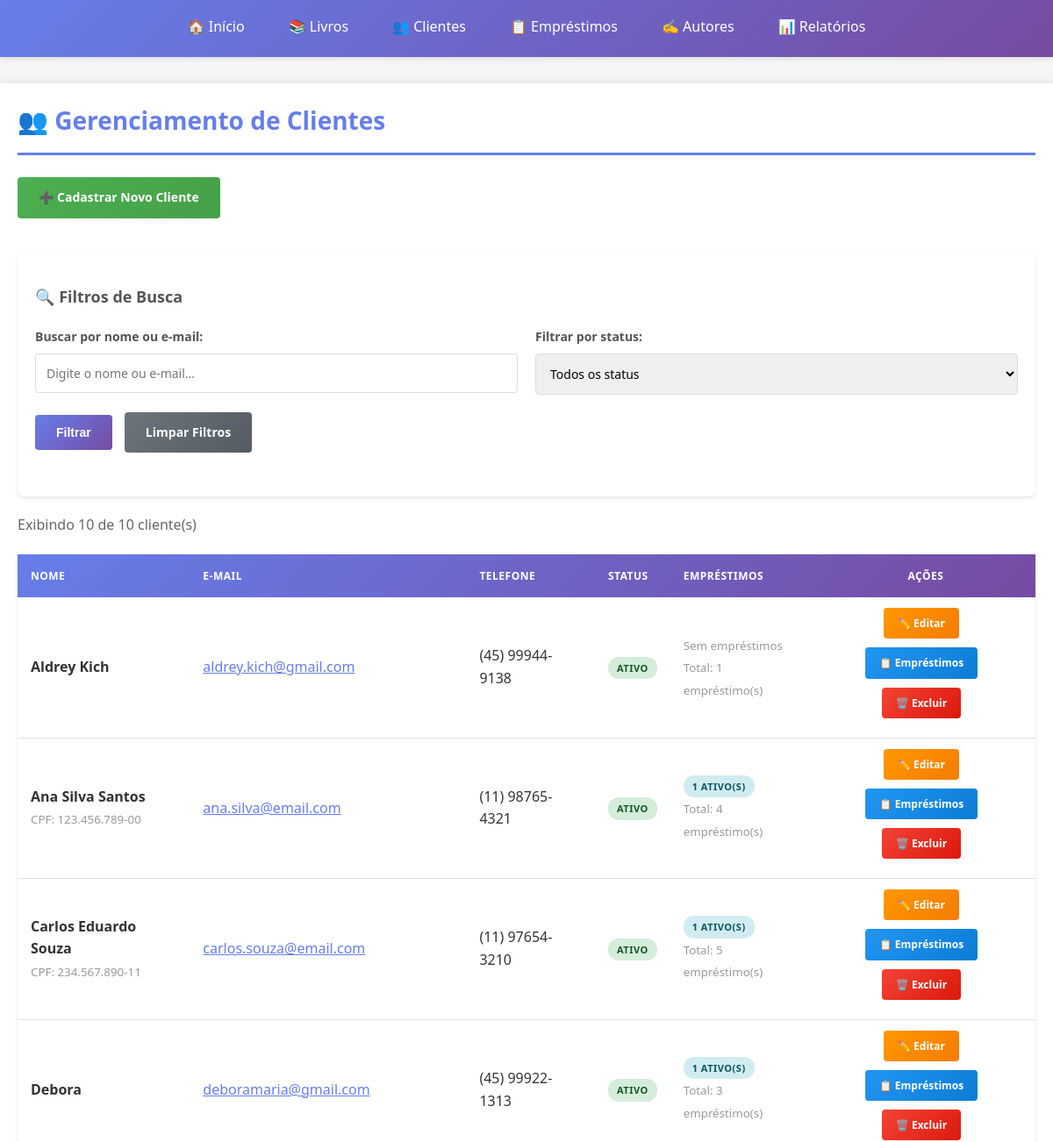
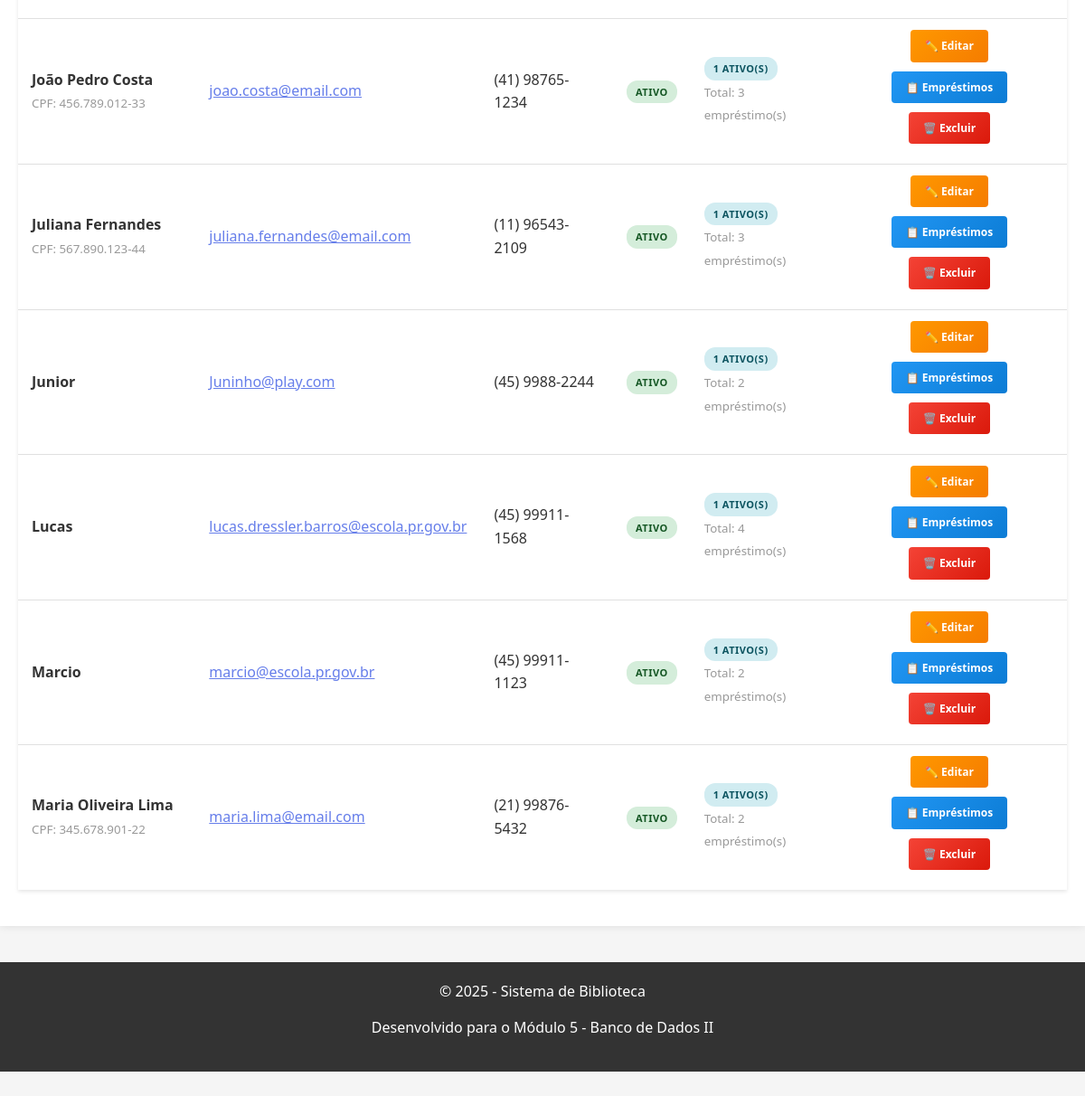
The app's page /biblioteca/clientes.php with its own data (2 pictures, top to bottom).
### tables this page shows
CREATE TABLE `clientes` (
  `id` int(11) NOT NULL,
  `nome` varchar(150) NOT NULL,
  `email` varchar(150) NOT NULL,
  `telefone` varchar(20) NOT NULL,
  `cpf` varchar(14) DEFAULT NULL,
  `data_nascimento` date DEFAULT NULL,
  `endereco` varchar(255) DEFAULT NULL,
  `cidade` varchar(100) DEFAULT NULL,
  `estado` char(2) DEFAULT NULL,
  `cep` varchar(10) DEFAULT NULL,
  `status` enum('Ativo','Inativo','Bloqueado') DEFAULT 'Ativo',
  `observacoes` text DEFAULT NULL,
  `created_at` timestamp NOT NULL DEFAULT current_timestamp(),
  `updated_at` timestamp NOT NULL DEFAULT current_timestamp() ON UPDATE current_timestamp()
);

### biblioteca/includes/funcoes.php (called while the page is built, shortened)
<?php
function formatarTelefone($telefone) {
    $telefone = preg_replace('/[^0-9]/', '', $telefone);
    if (strlen($telefone) == 11) {
        return '(' . substr($telefone, 0, 2) . ') ' .
               substr($telefone, 2, 5) . '-' .
               substr($telefone, 7, 4);
    } elseif (strlen($telefone) == 10) {
        return '(' . substr($telefone, 0, 2) . ') ' .
               substr($telefone, 2, 4) . '-' .
               substr($telefone, 6, 4);
    }
    return $telefone;
}
function formatarCPF($cpf) {
    $cpf = preg_replace('/[^0-9]/', '', $cpf);
    if (strlen($cpf) == 11) {
        return substr($cpf, 0, 3) . '.' .
               substr($cpf, 3, 3) . '.' .
               substr($cpf, 6, 3) . '-' .
               substr($cpf, 9, 2);
    }
    return $cpf;
}

### biblioteca/clientes.php (the view, shortened to what this page needs)
<?php
require_once 'includes/funcoes.php';
require_once 'includes/header.php';
$db = Database::getInstance();
$pdo = $db->getConnection();
$por_pagina = REGISTROS_POR_PAGINA;
$pagina_atual = isset($_GET['pagina']) ? max(1, (int)$_GET['pagina']) : 1;
$offset = ($pagina_atual - 1) * $por_pagina;
$filtro_busca = isset($_GET['busca']) ? limparInput($_GET['busca']) : '';
try {
    $where_clauses = [];
    $params = [];
    $where_sql = count($where_clauses) > 0 ? " WHERE " . implode(" AND ", $where_clauses) : "";
    $stmt = $pdo->prepare("SELECT COUNT(*) FROM clientes c $where_sql");
    $stmt->execute($params);
    $total_registros = $stmt->fetchColumn();
    $sql = "
        SELECT
            c.*,
            (SELECT COUNT(*) FROM emprestimos WHERE cliente_id = c.id AND status = 'Ativo') AS emprestimos_ativos,
            (SELECT COUNT(*) FROM emprestimos WHERE cliente_id = c.id AND status = 'Ativo' AND data_devolucao_prevista < CURDATE()) AS emprestimos_atrasados,
            (SELECT COUNT(*) FROM emprestimos WHERE cliente_id = c.id) AS total_emprestimos
        FROM clientes c
        $where_sql
        ORDER BY c.nome
        LIMIT :limite OFFSET :offset
    ";
    $stmt = $pdo->prepare($sql);
    $stmt->bindValue(':limite', $por_pagina, PDO::PARAM_INT);
    $stmt->bindValue(':offset', $offset, PDO::PARAM_INT);
    $stmt->execute();
    $clientes = $stmt->fetchAll();
?>
    <h1>👥 Gerenciamento de Clientes</h1>
    <div style="margin-bottom: 25px;">
        <a href="cliente_novo.php" class="btn btn-success">
            ➕ Cadastrar Novo Cliente
        </a>
    </div>
    <div class="card">
        <h3>🔍 Filtros de Busca</h3>
        <form method="GET" action="clientes.php" style="background: transparent; padding: 0;">
            <div class="row">
                <div class="col">
                    <div class="form-group">
                        <label for="busca">Buscar por nome ou e-mail:</label>
                        <input
                            type="text"
                            id="busca"
                            name="busca"
                            value="<?= htmlspecialchars($filtro_busca) ?>"
                            placeholder="Digite o nome ou e-mail..."
                        >
                    </div>
                </div>
                <div class="col">
                    <div class="form-group">
                        <label for="status">Filtrar por status:</label>
                        <select id="status" name="status">
                            <option value="">Todos os status</option>
                        </select>
                    </div>
                </div>
            </div>
            <button type="submit" class="btn">Filtrar</button>
            <a href="clientes.php" class="btn btn-secondary">Limpar Filtros</a>
        </form>
    </div>
    <p style="color: #666; margin: 20px 0;">
        <?php if ($total_registros > 0): ?>
            Exibindo <?= count($clientes) ?> de <?= $total_registros ?> cliente(s)
        <?php else: ?>
            Nenhum cliente encontrado
        <?php endif; ?>
    </p>
    <?php if (count($clientes) > 0): ?>
        <table>
            <thead>
                <tr>
                    <th>Nome</th>
                    <th>E-mail</th>
                    <th>Telefone</th>
                    <th>Status</th>
                    <th>Empréstimos</th>
                    <th style="width: 250px; text-align: center;">Ações</th>
                </tr>
            </thead>
            <tbody>
                <?php foreach ($clientes as $cliente): ?>
                    <tr>
                        <td>
                            <strong><?= htmlspecialchars($cliente['nome']) ?></strong>
                            <?php if ($cliente['cpf']): ?>
                                <br>
                                <small style="color: #999;">CPF: <?= formatarCPF($cliente['cpf']) ?></small>
                            <?php endif; ?>
                        </td>
                        <td>
                            <a href="mailto:<?= htmlspecialchars($cliente['email']) ?>" style="color: #667eea;">
                                <?= htmlspecialchars($cliente['email']) ?>
                            </a>
                        </td>
                        <td>
                            <?= formatarTelefone($cliente['telefone']) ?>
                        </td>
                        <td>
                            <?php
                            $badge_class = 'badge-info';
                            if ($cliente['status'] == 'Ativo') $badge_class = 'badge-success';
                            ?>
                            <span class="badge <?= $badge_class ?>">
                                <?= $cliente['status'] ?>
                            </span>
                        </td>
                        <td>
                            <?php if ($cliente['emprestimos_ativos'] > 0): ?>
                                <span class="badge badge-info">
                                    <?= $cliente['emprestimos_ativos'] ?> ativo(s)
                                </span>
                            <?php endif; ?>
                            <?php if ($cliente['emprestimos_ativos'] == 0 && $cliente['emprestimos_atrasados'] == 0): ?>
                                <small style="color: #999;">Sem empréstimos</small>
                            <?php endif; ?>
                            <br>
                            <small style="color: #999;">
                                Total: <?= $cliente['total_emprestimos'] ?> empréstimo(s)
                            </small>
                        </td>
                        <td style="text-align: center;">
                            <a href="cliente_editar.php?id=<?= $cliente['id'] ?>"
                               class="btn btn-warning btn-small"
                               title="Editar cliente">
                                ✏️ Editar
                            </a>
                            <a href="cliente_emprestimos.php?id=<?= $cliente['id'] ?>"
                               class="btn btn-info btn-small"
                               title="Ver empréstimos">
                                📋 Empréstimos
                            </a>
                            <a href="cliente_excluir.php?id=<?= $cliente['id'] ?>"
                               class="btn btn-danger btn-small confirm-delete"
                               title="Excluir cliente">
                                🗑️ Excluir
                            </a>
                        </td>
                    </tr>
                <?php endforeach; ?>
            </tbody>
        </table>
    <?php endif; ?>
<?php
} catch (PDOException $e) {
    exibirMensagem('erro', 'Erro ao carregar clientes: ' . $e->getMessage());
}
require_once 'includes/footer.php';
?>

### biblioteca/includes/header.php (style rules this page uses)
* { margin: 0; padding: 0; box-sizing: border-box; }
body { font-family: 'Segoe UI', Tahoma, Geneva, Verdana, sans-serif; background-color: #f5f5f5; color: #333; line-height: 1.6; padding-bottom: 60px; }
h1 { color: #667eea; margin-bottom: 25px; padding-bottom: 15px; border-bottom: 3px solid #667eea; font-size: 28px; }
h3 { color: #555; margin: 20px 0 10px 0; font-size: 18px; }
p { margin-bottom: 15px; }
table { width: 100%; border-collapse: collapse; margin: 20px 0; background-color: white; box-shadow: 0 2px 4px rgba(0,0,0,0.1); }
table thead { background: linear-gradient(135deg, #667eea 0%, #764ba2 100%); color: white; }
table th { padding: 15px; text-align: left; font-weight: 600; text-transform: uppercase; font-size: 12px; letter-spacing: 0.5px; }
table td { padding: 12px 15px; border-bottom: 1px solid #e0e0e0; }
table tbody tr:last-child td { border-bottom: none; }
form { background-color: #f9f9f9; padding: 25px; border-radius: 8px; margin: 20px 0; }
label { display: block; margin-bottom: 8px; color: #555; font-weight: 600; font-size: 14px; }
input[type="text"], input[type="email"], input[type="tel"], input[type="date"], input[type="number"], select, textarea { width: 100%; padding: 12px; border: 1px solid #ddd; border-radius: 4px; font-size: 14px; transition: border-color 0.3s; font-family: inherit; }
.form-group { margin-bottom: 20px; }
.btn { display: inline-block; padding: 12px 24px; background: linear-gradient(135deg, #667eea 0%, #764ba2 100%); color: white; text-decoration: none; border: none; border-radius: 4px; cursor: pointer; font-size: 14px; font-weight: 600; transition: all 0.3s ease; margin-right: 10px; margin-bottom: 10px; }
.btn-success { background: linear-gradient(135deg, #4CAF50 0%, #45a049 100%); }
.btn-danger { background: linear-gradient(135deg, #f44336 0%, #da190b 100%); }
.btn-warning { background: linear-gradient(135deg, #ff9800 0%, #f57c00 100%); }
.btn-info { background: linear-gradient(135deg, #2196F3 0%, #0c7cd5 100%); }
.btn-secondary { background: linear-gradient(135deg, #6c757d 0%, #545b62 100%); }
.btn-small { padding: 8px 16px; font-size: 12px; }
.badge { display: inline-block; padding: 4px 10px; border-radius: 12px; font-size: 11px; font-weight: 600; text-transform: uppercase; letter-spacing: 0.5px; }
.badge-success { background-color: #d4edda; color: #155724; }
.badge-info { background-color: #d1ecf1; color: #0c5460; }
.card { background-color: white; border-radius: 8px; box-shadow: 0 2px 4px rgba(0,0,0,0.1); padding: 20px; margin: 20px 0; }
.row { display: flex; flex-wrap: wrap; margin: 0 -10px; }
.col { flex: 1; padding: 0 10px; min-width: 250px; }

### records on screen
clientes: nome "Aldrey Kich", email "aldrey.kich@gmail.com", telefone "(45) 99944-9138", status "ATIVO", shows "Sem empréstimos", total_emprestimos "1"
clientes: nome "Ana Silva Santos", cpf "123.456.789-00", email "ana.silva@email.com", telefone "(11) 98765-4321", status "ATIVO", emprestimos_ativos "1", total_emprestimos "4"
clientes: nome "Carlos Eduardo Souza", cpf "234.567.890-11", email "carlos.souza@email.com", telefone "(11) 97654-3210", status "ATIVO", emprestimos_ativos "1", total_emprestimos "5"
clientes: nome "Debora", email "deboramaria@gmail.com", telefone "(45) 99922-1313", status "ATIVO", emprestimos_ativos "1", total_emprestimos "3"
clientes: nome "João Pedro Costa", cpf "456.789.012-33", email "joao.costa@email.com", telefone "(41) 98765-1234", status "ATIVO", emprestimos_ativos "1", total_emprestimos "3"
clientes: nome "Juliana Fernandes", cpf "567.890.123-44", email "juliana.fernandes@email.com", telefone "(11) 96543-2109", status "ATIVO", emprestimos_ativos "1", total_emprestimos "3"
clientes: nome "Junior", email "Juninho@play.com", telefone "(45) 9988-2244", status "ATIVO", emprestimos_ativos "1", total_emprestimos "2"
clientes: nome "Lucas", email "lucas.dressler.barros@escola.pr.gov.br", telefone "(45) 99911-1568", status "ATIVO", emprestimos_ativos "1", total_emprestimos "4"
clientes: nome "Marcio", email "marcio@escola.pr.gov.br", telefone "(45) 99911-1123", status "ATIVO", emprestimos_ativos "1", total_emprestimos "2"
clientes: nome "Maria Oliveira Lima", cpf "345.678.901-22", email "maria.lima@email.com", telefone "(21) 99876-5432", status "ATIVO", emprestimos_ativos "1", total_emprestimos "2"

### other values on screen
count($clientes) "10"
$total_registros "10"
